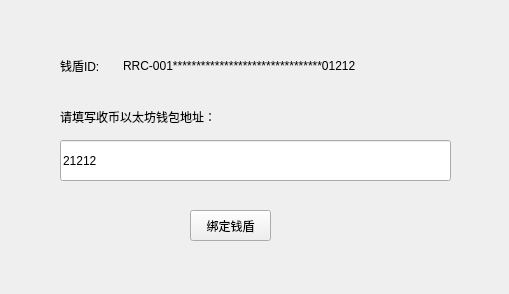
<?xml version="1.0" encoding="UTF-8"?>
<ui version="4.0">
 <class>ReceiverClass</class>
 <widget class="QMainWindow" name="ReceiverClass">
  <property name="geometry">
   <rect>
    <x>0</x>
    <y>0</y>
    <width>509</width>
    <height>294</height>
   </rect>
  </property>
  <property name="windowTitle">
   <string>Receiver</string>
  </property>
  <widget class="QWidget" name="centralWidget">
   <layout class="QHBoxLayout" name="horizontalLayout">
    <property name="spacing">
     <number>0</number>
    </property>
    <property name="leftMargin">
     <number>0</number>
    </property>
    <property name="topMargin">
     <number>0</number>
    </property>
    <property name="rightMargin">
     <number>0</number>
    </property>
    <property name="bottomMargin">
     <number>0</number>
    </property>
    <item>
     <widget class="QStackedWidget" name="stackedWidget">
      <widget class="QWidget" name="page">
       <widget class="QPushButton" name="btnBind">
        <property name="geometry">
         <rect>
          <x>190</x>
          <y>210</y>
          <width>81</width>
          <height>31</height>
         </rect>
        </property>
        <property name="text">
         <string>绑定钱盾</string>
        </property>
       </widget>
       <widget class="QLabel" name="label_3">
        <property name="geometry">
         <rect>
          <x>123</x>
          <y>50</y>
          <width>331</width>
          <height>31</height>
         </rect>
        </property>
        <property name="text">
         <string>RRC-001********************************01212</string>
        </property>
       </widget>
       <widget class="QLabel" name="label_2">
        <property name="geometry">
         <rect>
          <x>60</x>
          <y>101</y>
          <width>161</width>
          <height>31</height>
         </rect>
        </property>
        <property name="text">
         <string>请填写收币以太坊钱包地址：</string>
        </property>
       </widget>
       <widget class="QLineEdit" name="lineEdit">
        <property name="geometry">
         <rect>
          <x>60</x>
          <y>140</y>
          <width>391</width>
          <height>41</height>
         </rect>
        </property>
        <property name="text">
         <string>21212</string>
        </property>
       </widget>
       <widget class="QLabel" name="label">
        <property name="geometry">
         <rect>
          <x>60</x>
          <y>60</y>
          <width>54</width>
          <height>12</height>
         </rect>
        </property>
        <property name="text">
         <string>钱盾ID:</string>
        </property>
       </widget>
      </widget>
      <widget class="QWidget" name="page_2"/>
     </widget>
    </item>
   </layout>
  </widget>
 </widget>
 <layoutdefault spacing="6" margin="11"/>
 <resources>
  <include location="Receiver.qrc"/>
 </resources>
 <connections/>
</ui>
